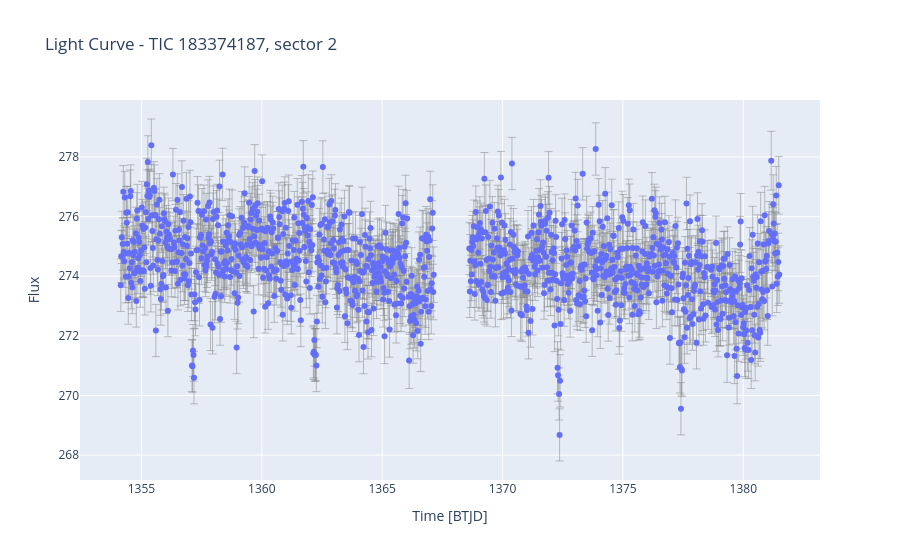
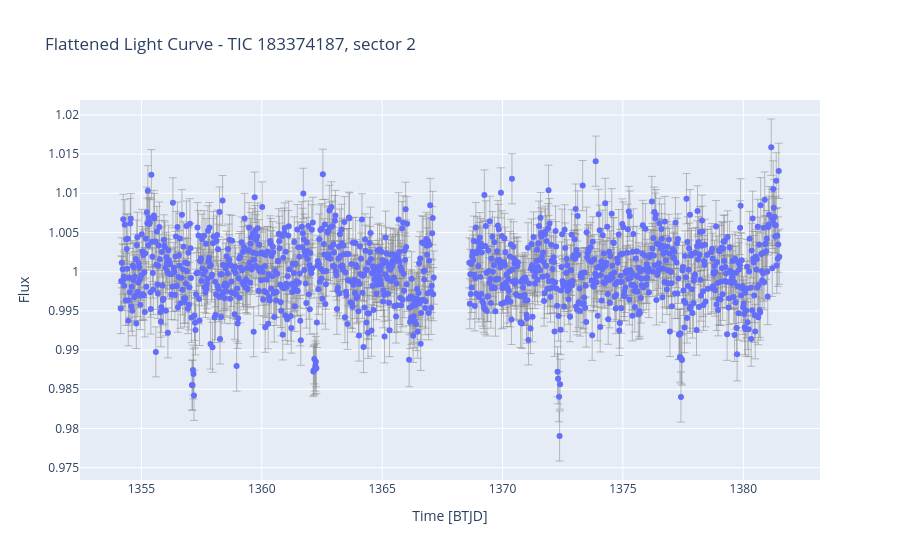

Notebook cell for these charts, in order:
### Markdown cell above
#### <font color="#00FF00">Run this cell **after** defining the aperture (in the previous cell)</font>

### Code cell
# Run this cell AFTER you've finished clicking pixels in the cell above.
aperture = builder.mask if builder is not None else None
tpf, lc, lc_flat, aperture, background_mask = extract_lc(cfg, aperture=aperture)
print("Aperture")
ax = tpf.plot(aperture_mask=aperture); ax.invert_yaxis(); ax.figure.canvas.header_visible = False; plt.show()
target_output_dir = get_target_output_dir(cfg)
prefix = target_output_dir / f"s{cfg.sector:03d}_cut{cfg.cutout_size}"
print("Light Curve")
plot_lc_plotly(lc, f"Light Curve - {cfg.target}, sector {cfg.sector}", filename=str(prefix) + "_lc.html")
print("Flattened Light Curve")
plot_lc_plotly(lc_flat, f"Flattened Light Curve - {cfg.target}, sector {cfg.sector}", filename=str(prefix) + "_flat.html")

### Figure 1 — Plotly figure (JSON) as saved in the notebook; plotly's stock layout.template omitted (floating-point values rounded to 4 significant figures; data arrays with more than 128 entries replaced by an {"elided": "..."} marker saying what was removed)
{"data": [{"error_y": {"array": {"elided": "1196 float values"}, "color": "gray", "thickness": 0.5, "type": "data", "visible": true}, "marker": {"size": 6}, "mode": "markers", "name": "flux", "type": "scatter", "x": {"elided": "1196 float values"}, "y": {"elided": "1196 float values"}}], "layout": {"title": {"text": "Light Curve - TIC 183374187, sector 2"}, "xaxis": {"title": {"text": "Time [BTJD]"}}, "yaxis": {"title": {"text": "Flux"}}}}

### Figure 2 — Plotly figure (JSON) as saved in the notebook; plotly's stock layout.template omitted (floating-point values rounded to 4 significant figures; data arrays with more than 128 entries replaced by an {"elided": "..."} marker saying what was removed)
{"data": [{"error_y": {"array": {"elided": "1196 float values"}, "color": "gray", "thickness": 0.5, "type": "data", "visible": true}, "marker": {"size": 6}, "mode": "markers", "name": "flux", "type": "scatter", "x": {"elided": "1196 float values"}, "y": {"elided": "1196 float values"}}], "layout": {"title": {"text": "Flattened Light Curve - TIC 183374187, sector 2"}, "xaxis": {"title": {"text": "Time [BTJD]"}}, "yaxis": {"title": {"text": "Flux"}}}}
